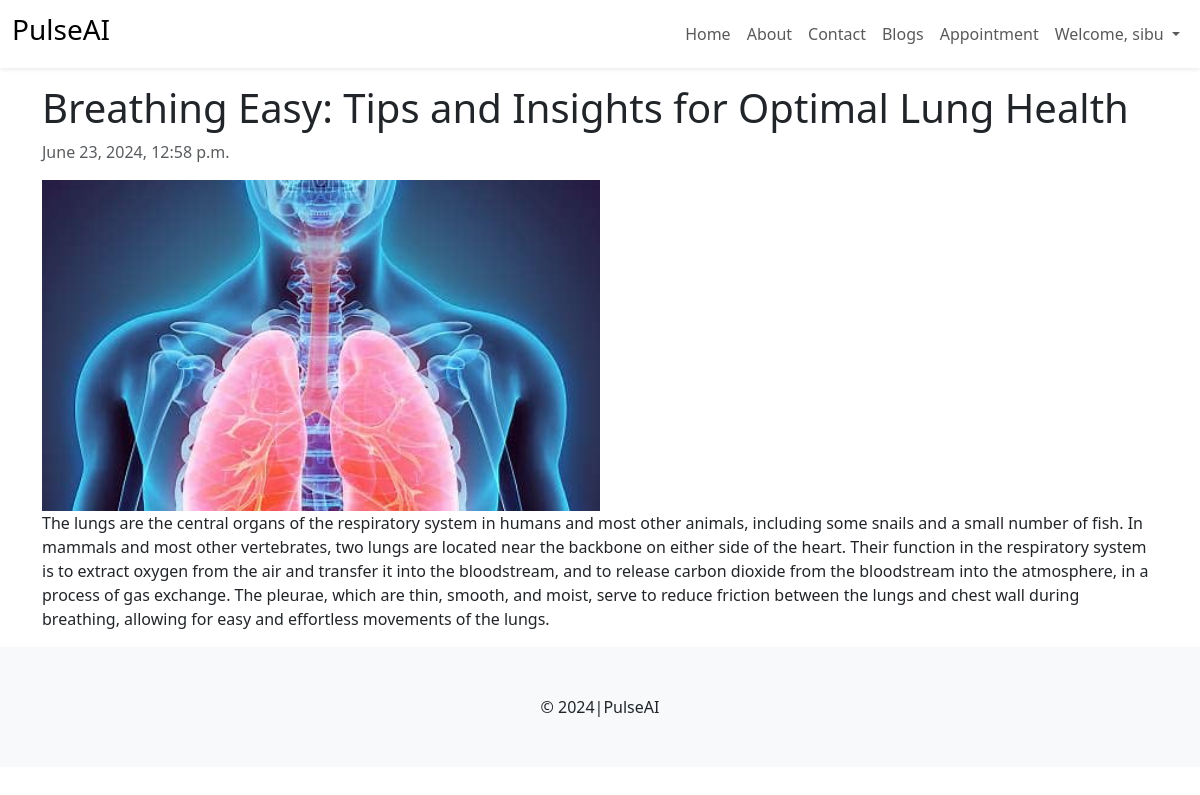
The app's page /blog/2/ (signed in) with its own data.
### blog/models.py (models this page shows, shortened)
class Blog(models.Model):
      category = models.ForeignKey(BlogCategory, on_delete=models.DO_NOTHING)
      title = models.CharField(max_length=500)
      content = models.TextField()
      primary_photo = models.ImageField(upload_to="blog_images")
      yt_video_id = models.CharField(max_length=255, blank=True)
      publish = models.BooleanField(default=True)
      created_at = models.DateTimeField(auto_now_add=True)
      update_at = models.DateTimeField(auto_now=True)

### blog/views.py (the view)
# urls.py: path("blog/<int:bid>/", views.blog_details, name="blog"),
def blog_details(request, bid):
      blog = get_object_or_404(Blog, pk=bid)
      context = {
            'blog': blog
      }
      return render(request, 'blog/details.html', context)

### templates/blog/details.html (shortened to what this page needs)
{% extends "layout.html" %}
{% block content %}
<div class="container my-3 blog-details">
      <h1>{{blog.title}}</h1>
      <p class="text-muted">{{blog.created_at}}</p>
      <img src="{{blog.primary_photo.url}}" class="blog-image w-50">
      <div class="blog-content">
            {{blog.content|safe}}
      </div>
</div>
{% endblock %}

### templates/layout.html (shortened to what this page needs)
{% load static %}
<!DOCTYPE html>
<html lang="en">
  <head>
    <link rel="stylesheet" href="https://cdnjs.cloudflare.com/ajax/libs/font-awesome/6.5.2/css/all.min.css" />
    <link rel="stylesheet" href="{% static 'css/bootstrap.min.css' %}" />
    <link rel="stylesheet" href="{% static 'css/style.css' %}" />
  </head>
  <body>
    <nav class="navbar navbar-expand-lg mb-1 shadow-sm">
      <div class="container-fluid">
        <a class="navbar-brand" href="{% url 'home' %}">
          <h3>PulseAI</h3>
        </a>
        <div class="collapse navbar-collapse" id="navbarSupportedContent">
          <ul class="navbar-nav ms-auto">
            <li class="nav-item">
              <a class="nav-link" href="{% url 'home' %}">Home</a>
            </li>
            <li class="nav-item">
              <a class="nav-link" href="{% url 'about' %}">About</a>
            </li>
            <li class="nav-item">
              <a class="nav-link" href="{% url 'contact' %}">Contact</a>
            </li>
            <li class="nav-item">
                <a class="nav-link" href="{% url 'blogs' %}">Blogs</a>
            </li>
            {% if user.is_authenticated %}
              <li class="nav-item">
                <a class="nav-link" href="{% url 'appointment' %}">Appointment</a>
              </li>
              <li class="nav-item dropdown">
                <a class="nav-link dropdown-toggle" href="#" role="button" data-bs-toggle="dropdown" aria-expanded="false">
                  Welcome, {{user.username}}
                </a>
              </li>
              {% endif %}
          </ul>
        </div>
      </div>
    </nav>
    {% block content %} {% endblock %}
    <footer class="bg-light py-5 text-center mt-3">&copy; 2024|PulseAI</footer>
  </body>
</html>

### records on screen
Blog: title "Breathing Easy: Tips and Insights for Optimal Lung Health", created_at "June 23, 2024, 12:58 p.m.", primary_photo (picture), content "The lungs are the central organs of the respiratory system in humans and most other animals, including some snails and a small number of fish. In mammals and most other vertebrates, two lungs are located near the backbone on either side of the heart. Their function in the respiratory system is to extract oxygen from the air and transfer it into the bloodstream, and to release carbon dioxide from the bloodstream into the atmosphere, in a process of gas exchange. The pleurae, which are thin, smooth, and moist, serve to reduce friction between the lungs and chest wall during breathing, allowing for easy and effortless movements of the lungs."

### other values on screen
{{ user.username }} "sibu"
